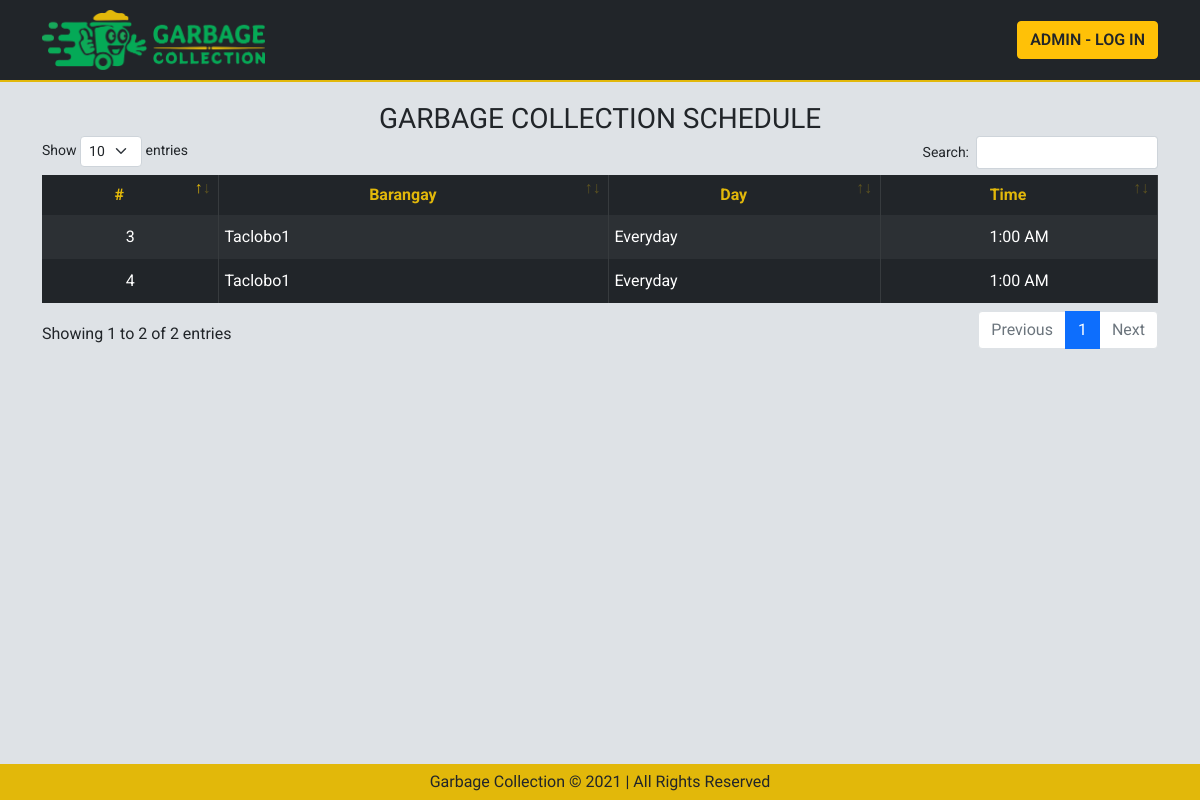
The page / on the database its author committed.
### tables this page shows
CREATE TABLE `collection` (
  `collection_id` int(11) NOT NULL,
  `collection_brgy` int(11) NOT NULL,
  `collection_day` int(11) NOT NULL,
  `collection_time` int(11) NOT NULL
);

CREATE TABLE `barangay` (
  `brgy_id` int(11) NOT NULL,
  `brgy_name` varchar(255) NOT NULL
);

CREATE TABLE `day` (
  `day_id` int(11) NOT NULL,
  `day_name` varchar(255) NOT NULL
);

CREATE TABLE `time` (
  `time_id` int(11) NOT NULL,
  `time_name` varchar(255) NOT NULL
);

### index.php (the view, shortened to what this page needs)
<?php include_once("app/config/dbconnect.php"); ?>
<?php include('app/includes/homepage/head.php'); ?>
<?php
$query = "SELECT
          t1.collection_id AS COLLECTION_ID,
          t2.brgy_id AS BARANGAY_ID,
          t2.brgy_name AS BARANGAY_NAME,
          t3.day_id AS DAY_ID,
          t3.day_name AS DAY_NAME,
          t4.time_id AS TIME_ID,
          t4.time_name AS TIME_NAME
          FROM collection t1
          INNER JOIN barangay t2 ON t1.collection_brgy = t2.brgy_id
          INNER JOIN day t3 ON t1.collection_day = t3.day_id
          INNER JOIN time t4 ON t1.collection_time = t4.time_id ORDER BY COLLECTION_ID;";
$result = mysqli_query($conn, $query);
?>
<body>
  <?php include('app/includes/homepage/header.php'); ?>
  <main class="container" id="index">
    <h3 class="title">GARBAGE COLLECTION SCHEDULE</h3>
    <div class="data-table container-fluid">
      <table id="data-table" class="table table-dark table-striped table-bordered">
        <thead>
          <tr>
            <th>#</th>
            <th>Barangay</th>
            <th>Day</th>
            <th>Time</th>
          </tr>
        </thead>
        <tbody>
          <?php
          while ($row = $result->fetch_assoc()) :;
            $cID = $row['COLLECTION_ID'];
            $brgyName = $row['BARANGAY_NAME'];
            $dayName = $row['DAY_NAME'];
            $timeName = $row['TIME_NAME'];
          ?>
            <tr>
              <td class="center"><?php echo $cID; ?></td>
              <td><?php echo $brgyName; ?></td>
              <td><?php echo $dayName; ?></td>
              <td class="center"><?php echo $timeName; ?></td>
            </tr>
          <?php endwhile; ?>
        </tbody>
      </table>
    </div>
  </main>
  <?php include('app/includes/homepage/footer.php'); ?>
</body>
</html>

### app/includes/homepage/head.php (shortened to what this page needs)
<!DOCTYPE html>
<html lang="en">
<head>
    <link rel="stylesheet" href="assets/styles/css/font-awesome.css" />
    <link rel="stylesheet" href="assets/styles/css/bootstrap.min.css" />
    <link rel="stylesheet" href="assets/styles/css/bootstrap-dataTable.css" />
    <link rel="stylesheet" href="assets/styles/css/main.min.css" />
</head>

### app/includes/homepage/header.php
<header class="brand container-fluid" id="index">
    <div class="container">
        <img src="assets/images/logo/gc_brand.png" alt="site-logo" class="" />
        <a href="login.php" class="btn btn-warning">ADMIN - LOG IN</a>
    </div>
</header>

### app/includes/homepage/footer.php
<footer class="container-fluid">
  <p>Garbage Collection &copy; 2021 | All Rights Reserved</p>
</footer>

### rows shown on the page
collection: collection_id "3", barangay.brgy_name "Taclobo1", day.day_name "Everyday", time.time_name "1:00 AM"
collection: collection_id "4", barangay.brgy_name "Taclobo1", day.day_name "Everyday", time.time_name "1:00 AM"
